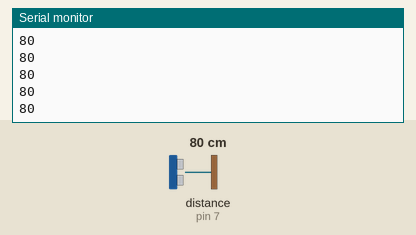
A sketch run on a simulated Arduino Uno, built with avr-gcc and run on an emulated ATmega328P. On the bench: the last lines printed to the serial monitor. Wiring (inferred from the names in the program): ultrasonic range finder: trigger pin 6; echo pin 7. Inputs (shaded band) come from the test bench; at power-on: distance to the obstacle (sensor on pin 7) 80 cm. The echo pulse lasts 58.3 µs per cm.

Above: at 1.2 s.
1.3 s: distance to the obstacle (sensor on pin 7) set to 2 cm
At 1.37 s:
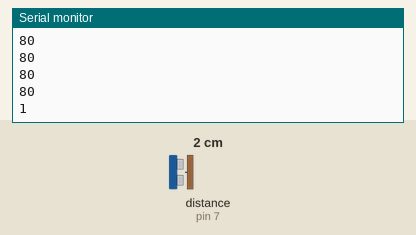
2.8 s: distance to the obstacle (sensor on pin 7) set to 4 cm
At 2.89 s:
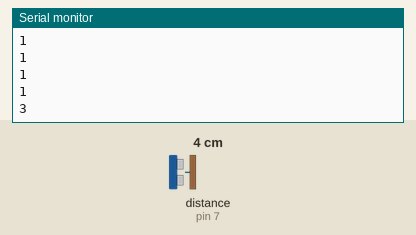
Timing chart, 0 to 5.8 s (numbered marks = the images above; inputs shaded):
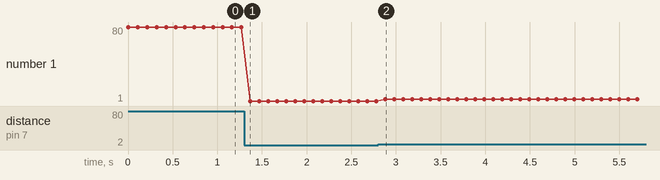

The sketch:

3_4_1.ino
```cpp
const int pingPin = 6;
const int pulsePin = 7;

void setup()
{
  Serial.begin(9600);
  pinMode(pingPin, OUTPUT);
  pinMode(pulsePin, INPUT);
}

void loop()
{
  int cm = ping(pingPin, pulsePin) ;
  Serial.println(cm);
  delay(100);
}

int ping(int pingPin, int pulsePin)
{
  long duration, cm;
  digitalWrite(pingPin, LOW);
  delayMicroseconds(2);
  digitalWrite(pingPin, HIGH);
  delayMicroseconds(5);
  digitalWrite(pingPin, LOW);
  duration = pulseIn(pulsePin, HIGH);
  cm = microsecondsToCentimeters(duration);
  return cm ;
}

long microsecondsToCentimeters(long microseconds)
{
  return microseconds / (29 * 2);
}
```

Measured:
- after the input at 1.3 s, the serial monitor: prints a new line after 0.07 s (image 1)
- after the input at 2.8 s, the serial monitor: prints a new line after 0.08 s (image 2)
- plotted number 1: 80 → 1 after the input at 1.3 s, 1 → 3 after the input at 2.8 s
